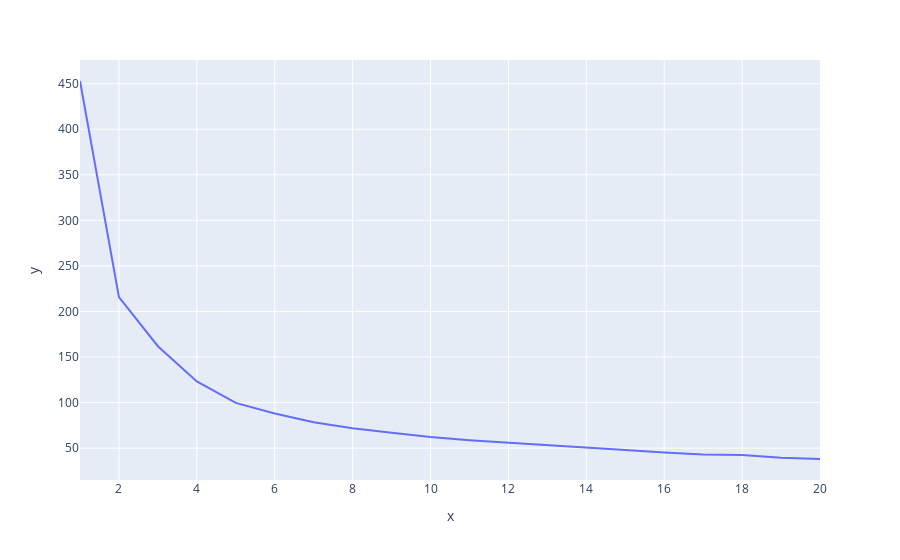

Notebook cell for this chart:
### Code cell
px.line(x=n_clusters, y=l)

### Figure 1 — Plotly figure (JSON) as saved in the notebook; plotly's stock layout.template omitted (floating-point values rounded to 4 significant figures)
{"data": [{"hovertemplate": "x=%{x}<br>y=%{y}<extra></extra>", "legendgroup": "", "line": {"color": "#636efa", "dash": "solid"}, "marker": {"symbol": "circle"}, "mode": "lines", "name": "", "orientation": "v", "showlegend": false, "type": "scatter", "x": [1, 2, 3, 4, 5, 6, 7, 8, 9, 10, 11, 12, 13, 14, 15, 16, 17, 18, 19, 20], "xaxis": "x", "y": [452.9, 215.7, 161.9, 123.3, 99.7, 87.97, 78.47, 71.92, 66.97, 62.29, 58.71, 55.9, 52.75, 50.46, 47.83, 45.19, 43.12, 42.39, 39.33, 38.08], "yaxis": "y"}], "layout": {"legend": {"tracegroupgap": 0}, "margin": {"t": 60}, "xaxis": {"anchor": "y", "domain": [0, 1], "title": {"text": "x"}}, "yaxis": {"anchor": "x", "domain": [0, 1], "title": {"text": "y"}}}}
